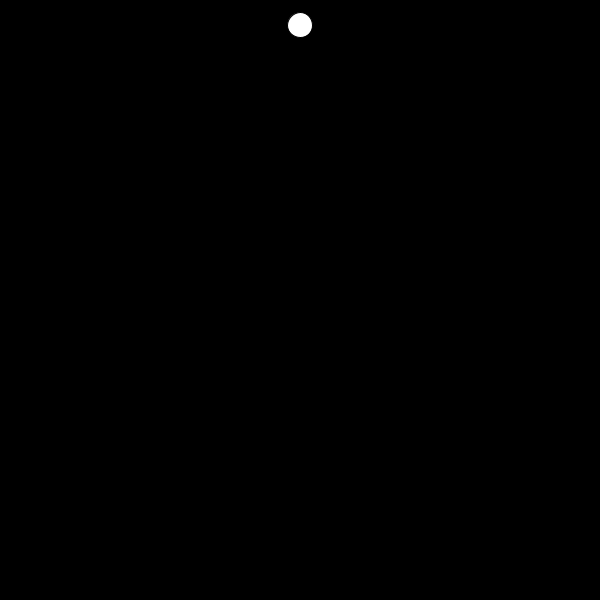
Frame 1 (no input)
Frame 60 (the mouse pressed at the canvas centre just before this capture): identical to frame 1, image omitted
Frame 120 (the mouse held since frame 60 and released just before this capture): identical to frame 1, image omitted

The Processing sketch that drew this single still picture (run headless with seeded random() and noise(); from frame 60 on, the mouse is pressed at the canvas centre):

// Processing sketch: Q1_Final
// ── Q1_Final.pde
PVector pos, vel, accel; 

void setup(){
  size(600, 600); 

  pos = new PVector(width/2, 25); 
  vel = new PVector(5, 0);
  accel = new PVector (5,0);
  

  smooth(); 
}

void draw(){
  background(0); 

  ellipse(pos.x, pos.y, 25, 25); 

  if(pos.y >= height){
    pos.y = 0;

  }
}
